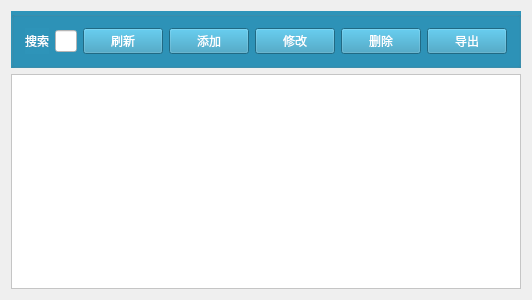
<?xml version="1.0" encoding="UTF-8"?>
<ui version="4.0">
 <class>stu_info</class>
 <widget class="QWidget" name="stu_info">
  <property name="geometry">
   <rect>
    <x>0</x>
    <y>0</y>
    <width>406</width>
    <height>300</height>
   </rect>
  </property>
  <property name="windowTitle">
   <string>stu_info</string>
  </property>
  <layout class="QVBoxLayout" name="verticalLayout">
   <item>
    <widget class="QGroupBox" name="groupBox_5">
     <property name="styleSheet">
      <string notr="true">color: rgb(255, 255, 255);
background-color: rgb(46, 148, 185);
</string>
     </property>
     <property name="title">
      <string/>
     </property>
     <layout class="QHBoxLayout" name="horizontalLayout_9" stretch="1,5,1,1,1,1,0">
      <item>
       <widget class="QLabel" name="label">
        <property name="text">
         <string>搜索</string>
        </property>
       </widget>
      </item>
      <item>
       <widget class="QLineEdit" name="lineEdit_stu">
        <property name="styleSheet">
         <string notr="true">color: rgb(0, 0, 0);
background-color: rgb(255, 255, 255);</string>
        </property>
       </widget>
      </item>
      <item>
       <widget class="QPushButton" name="stu_btn">
        <property name="text">
         <string>刷新</string>
        </property>
        <property name="iconSize">
         <size>
          <width>15</width>
          <height>15</height>
         </size>
        </property>
       </widget>
      </item>
      <item>
       <widget class="QPushButton" name="stu_insertbtn">
        <property name="text">
         <string>添加</string>
        </property>
        <property name="iconSize">
         <size>
          <width>15</width>
          <height>15</height>
         </size>
        </property>
       </widget>
      </item>
      <item>
       <widget class="QPushButton" name="stu_updatebtn">
        <property name="text">
         <string>修改</string>
        </property>
        <property name="iconSize">
         <size>
          <width>15</width>
          <height>15</height>
         </size>
        </property>
       </widget>
      </item>
      <item>
       <widget class="QPushButton" name="stu_deletebtn">
        <property name="text">
         <string>删除</string>
        </property>
        <property name="iconSize">
         <size>
          <width>15</width>
          <height>15</height>
         </size>
        </property>
       </widget>
      </item>
      <item>
       <widget class="QPushButton" name="outputbtn">
        <property name="text">
         <string>导出</string>
        </property>
       </widget>
      </item>
     </layout>
    </widget>
   </item>
   <item>
    <widget class="QTableView" name="tableView">
     <property name="styleSheet">
      <string notr="true">background-color: rgb(255, 255, 255);</string>
     </property>
    </widget>
   </item>
  </layout>
 </widget>
 <layoutdefault spacing="6" margin="11"/>
 <resources/>
 <connections/>
</ui>
